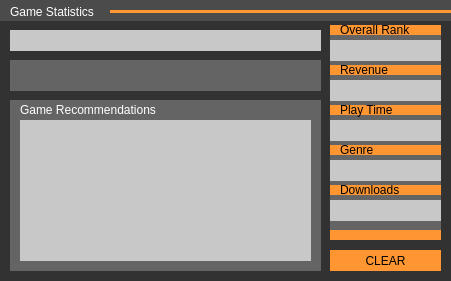
    <widget class="QGroupBox" name="StatGroup">
     <property name="geometry">
      <rect>
       <x>700</x>
       <y>80</y>
       <width>451</width>
       <height>281</height>
      </rect>
     </property>
     <property name="styleSheet">
      <string notr="true">font: 10pt &quot;Lucida Sans&quot;;
background-color: rgb(50, 50, 50);
border: 0px </string>
     </property>
     <property name="title">
      <string>Businesses</string>
     </property>
     <widget class="Line" name="line_3">
      <property name="geometry">
       <rect>
        <x>90</x>
        <y>10</y>
        <width>118</width>
        <height>3</height>
       </rect>
      </property>
      <property name="orientation">
       <enum>Qt::Horizontal</enum>
      </property>
     </widget>
     <widget class="QGraphicsView" name="graphicsView_7">
      <property name="geometry">
       <rect>
        <x>-10</x>
        <y>-10</y>
        <width>691</width>
        <height>31</height>
       </rect>
      </property>
      <property name="palette">
       <palette>
        <active>
         <colorrole role="Button">
          <brush brushstyle="SolidPattern">
           <color alpha="255">
            <red>75</red>
            <green>75</green>
            <blue>75</blue>
           </color>
          </brush>
         </colorrole>
         <colorrole role="Base">
          <brush brushstyle="SolidPattern">
           <color alpha="255">
            <red>75</red>
            <green>75</green>
            <blue>75</blue>
           </color>
          </brush>
         </colorrole>
         <colorrole role="Window">
          <brush brushstyle="SolidPattern">
           <color alpha="255">
            <red>75</red>
            <green>75</green>
            <blue>75</blue>
           </color>
          </brush>
         </colorrole>
        </active>
        <inactive>
         <colorrole role="Button">
          <brush brushstyle="SolidPattern">
           <color alpha="255">
            <red>75</red>
            <green>75</green>
            <blue>75</blue>
           </color>
          </brush>
         </colorrole>
         <colorrole role="Base">
          <brush brushstyle="SolidPattern">
           <color alpha="255">
            <red>75</red>
            <green>75</green>
            <blue>75</blue>
           </color>
          </brush>
         </colorrole>
         <colorrole role="Window">
          <brush brushstyle="SolidPattern">
           <color alpha="255">
            <red>75</red>
            <green>75</green>
            <blue>75</blue>
           </color>
          </brush>
         </colorrole>
        </inactive>
        <disabled>
         <colorrole role="Button">
          <brush brushstyle="SolidPattern">
           <color alpha="255">
            <red>75</red>
            <green>75</green>
            <blue>75</blue>
           </color>
          </brush>
         </colorrole>
         <colorrole role="Base">
          <brush brushstyle="SolidPattern">
           <color alpha="255">
            <red>75</red>
            <green>75</green>
            <blue>75</blue>
           </color>
          </brush>
         </colorrole>
         <colorrole role="Window">
          <brush brushstyle="SolidPattern">
           <color alpha="255">
            <red>75</red>
            <green>75</green>
            <blue>75</blue>
           </color>
          </brush>
         </colorrole>
        </disabled>
       </palette>
      </property>
      <property name="styleSheet">
       <string notr="true">background-color: rgb(75, 75, 75);</string>
      </property>
      <property name="interactive">
       <bool>false</bool>
      </property>
     </widget>
     <widget class="QLabel" name="label_10">
      <property name="geometry">
       <rect>
        <x>10</x>
        <y>2</y>
        <width>121</width>
        <height>21</height>
       </rect>
      </property>
      <property name="styleSheet">
       <string notr="true">font: 63 10pt &quot;Lucida Sans&quot;;
background-color: rgb(0, 0, 0, 0);</string>
      </property>
      <property name="text">
       <string>&lt;html&gt;&lt;head/&gt;&lt;body&gt;&lt;p&gt;&lt;span style=&quot; color:#ffffff;&quot;&gt;Game Statistics&lt;/span&gt;&lt;/p&gt;&lt;/body&gt;&lt;/html&gt;</string>
      </property>
     </widget>
     <widget class="QGraphicsView" name="graphicsView_10">
      <property name="geometry">
       <rect>
        <x>10</x>
        <y>100</y>
        <width>311</width>
        <height>171</height>
       </rect>
      </property>
      <property name="palette">
       <palette>
        <active>
         <colorrole role="Button">
          <brush brushstyle="SolidPattern">
           <color alpha="255">
            <red>100</red>
            <green>100</green>
            <blue>100</blue>
           </color>
          </brush>
         </colorrole>
         <colorrole role="Base">
          <brush brushstyle="SolidPattern">
           <color alpha="255">
            <red>100</red>
            <green>100</green>
            <blue>100</blue>
           </color>
          </brush>
         </colorrole>
         <colorrole role="Window">
          <brush brushstyle="SolidPattern">
           <color alpha="255">
            <red>100</red>
            <green>100</green>
            <blue>100</blue>
           </color>
          </brush>
         </colorrole>
        </active>
        <inactive>
         <colorrole role="Button">
          <brush brushstyle="SolidPattern">
           <color alpha="255">
            <red>100</red>
            <green>100</green>
            <blue>100</blue>
           </color>
          </brush>
         </colorrole>
         <colorrole role="Base">
          <brush brushstyle="SolidPattern">
           <color alpha="255">
            <red>100</red>
            <green>100</green>
            <blue>100</blue>
           </color>
          </brush>
         </colorrole>
         <colorrole role="Window">
          <brush brushstyle="SolidPattern">
           <color alpha="255">
            <red>100</red>
            <green>100</green>
            <blue>100</blue>
           </color>
          </brush>
         </colorrole>
        </inactive>
        <disabled>
         <colorrole role="Button">
          <brush brushstyle="SolidPattern">
           <color alpha="255">
            <red>100</red>
            <green>100</green>
            <blue>100</blue>
           </color>
          </brush>
         </colorrole>
         <colorrole role="Base">
          <brush brushstyle="SolidPattern">
           <color alpha="255">
            <red>100</red>
            <green>100</green>
            <blue>100</blue>
           </color>
          </brush>
         </colorrole>
         <colorrole role="Window">
          <brush brushstyle="SolidPattern">
           <color alpha="255">
            <red>100</red>
            <green>100</green>
            <blue>100</blue>
           </color>
          </brush>
         </colorrole>
        </disabled>
       </palette>
      </property>
      <property name="styleSheet">
       <string notr="true">background-color: rgb(100, 100, 100);</string>
      </property>
      <property name="interactive">
       <bool>false</bool>
      </property>
     </widget>
     <widget class="QLabel" name="label_13">
      <property name="geometry">
       <rect>
        <x>20</x>
        <y>95</y>
        <width>161</width>
        <height>31</height>
       </rect>
      </property>
      <property name="styleSheet">
       <string notr="true">font: 8pt &quot;Lucida Sans&quot;;
background-color: rgb(0, 0, 0, 0);</string>
      </property>
      <property name="text">
       <string>&lt;html&gt;&lt;head/&gt;&lt;body&gt;&lt;p&gt;&lt;span style=&quot; color:#ffffff;&quot;&gt;Game Recommendations&lt;/span&gt;&lt;/p&gt;&lt;/body&gt;&lt;/html&gt;</string>
      </property>
     </widget>
     <widget class="QListWidget" name="revList">
      <property name="geometry">
       <rect>
        <x>330</x>
        <y>80</y>
        <width>111</width>
        <height>21</height>
       </rect>
      </property>
      <property name="styleSheet">
       <string notr="true">background-color: rgb(200, 200, 200);
font: 10pt &quot;Lucida Sans&quot;;</string>
      </property>
      <property name="verticalScrollBarPolicy">
       <enum>Qt::ScrollBarAlwaysOff</enum>
      </property>
      <property name="horizontalScrollBarPolicy">
       <enum>Qt::ScrollBarAlwaysOff</enum>
      </property>
      <property name="autoScroll">
       <bool>false</bool>
      </property>
     </widget>
     <widget class="QGraphicsView" name="graphicsView_13">
      <property name="geometry">
       <rect>
        <x>330</x>
        <y>30</y>
        <width>111</width>
        <height>201</height>
       </rect>
      </property>
      <property name="palette">
       <palette>
        <active>
         <colorrole role="Button">
          <brush brushstyle="SolidPattern">
           <color alpha="255">
            <red>100</red>
            <green>100</green>
            <blue>100</blue>
           </color>
          </brush>
         </colorrole>
         <colorrole role="Base">
          <brush brushstyle="SolidPattern">
           <color alpha="255">
            <red>100</red>
            <green>100</green>
            <blue>100</blue>
           </color>
          </brush>
         </colorrole>
         <colorrole role="Window">
          <brush brushstyle="SolidPattern">
           <color alpha="255">
            <red>100</red>
            <green>100</green>
            <blue>100</blue>
           </color>
          </brush>
         </colorrole>
        </active>
        <inactive>
         <colorrole role="Button">
          <brush brushstyle="SolidPattern">
           <color alpha="255">
            <red>100</red>
            <green>100</green>
            <blue>100</blue>
           </color>
          </brush>
         </colorrole>
         <colorrole role="Base">
          <brush brushstyle="SolidPattern">
           <color alpha="255">
            <red>100</red>
            <green>100</green>
            <blue>100</blue>
           </color>
          </brush>
         </colorrole>
         <colorrole role="Window">
          <brush brushstyle="SolidPattern">
           <color alpha="255">
            <red>100</red>
            <green>100</green>
            <blue>100</blue>
           </color>
          </brush>
         </colorrole>
        </inactive>
        <disabled>
         <colorrole role="Button">
          <brush brushstyle="SolidPattern">
           <color alpha="255">
            <red>100</red>
            <green>100</green>
            <blue>100</blue>
           </color>
          </brush>
         </colorrole>
         <colorrole role="Base">
          <brush brushstyle="SolidPattern">
           <color alpha="255">
            <red>100</red>
            <green>100</green>
            <blue>100</blue>
           </color>
          </brush>
         </colorrole>
         <colorrole role="Window">
          <brush brushstyle="SolidPattern">
           <color alpha="255">
            <red>100</red>
            <green>100</green>
            <blue>100</blue>
           </color>
          </brush>
         </colorrole>
        </disabled>
       </palette>
      </property>
      <property name="styleSheet">
       <string notr="true">background-color: rgb(100, 100, 100);</string>
      </property>
      <property name="interactive">
       <bool>false</bool>
      </property>
     </widget>
     <widget class="QListWidget" name="playList">
      <property name="geometry">
       <rect>
        <x>330</x>
        <y>120</y>
        <width>111</width>
        <height>21</height>
       </rect>
      </property>
      <property name="styleSheet">
       <string notr="true">background-color: rgb(200, 200, 200);
font: 10pt &quot;Lucida Sans&quot;;</string>
      </property>
      <property name="verticalScrollBarPolicy">
       <enum>Qt::ScrollBarAlwaysOff</enum>
      </property>
      <property name="horizontalScrollBarPolicy">
       <enum>Qt::ScrollBarAlwaysOff</enum>
      </property>
      <property name="autoScroll">
       <bool>false</bool>
      </property>
     </widget>
     <widget class="QLabel" name="label_20">
      <property name="geometry">
       <rect>
        <x>340</x>
        <y>135</y>
        <width>71</width>
        <height>31</height>
       </rect>
      </property>
      <property name="styleSheet">
       <string notr="true">font: 8pt &quot;Lucida Sans&quot;;
background-color: rgb(0, 0, 0, 0);</string>
      </property>
      <property name="text">
       <string>&lt;html&gt;&lt;head/&gt;&lt;body&gt;&lt;p&gt;&lt;span style=&quot; color:#000000;&quot;&gt;Genre&lt;/span&gt;&lt;/p&gt;&lt;/body&gt;&lt;/html&gt;</string>
      </property>
     </widget>
     <widget class="Line" name="line_28">
      <property name="geometry">
       <rect>
        <x>330</x>
        <y>105</y>
        <width>111</width>
        <height>10</height>
       </rect>
      </property>
      <property name="maximumSize">
       <size>
        <width>16777215</width>
        <height>10</height>
       </size>
      </property>
      <property name="styleSheet">
       <string notr="true">background-color: rgb(255, 150, 50);</string>
      </property>
      <property name="orientation">
       <enum>Qt::Horizontal</enum>
      </property>
     </widget>
     <widget class="QPushButton" name="applyButton">
      <property name="geometry">
       <rect>
        <x>330</x>
        <y>250</y>
        <width>111</width>
        <height>21</height>
       </rect>
      </property>
      <property name="palette">
       <palette>
        <active>
         <colorrole role="Button">
          <brush brushstyle="SolidPattern">
           <color alpha="255">
            <red>255</red>
            <green>150</green>
            <blue>50</blue>
           </color>
          </brush>
         </colorrole>
         <colorrole role="Base">
          <brush brushstyle="SolidPattern">
           <color alpha="255">
            <red>255</red>
            <green>150</green>
            <blue>50</blue>
           </color>
          </brush>
         </colorrole>
         <colorrole role="Window">
          <brush brushstyle="SolidPattern">
           <color alpha="255">
            <red>255</red>
            <green>150</green>
            <blue>50</blue>
           </color>
          </brush>
         </colorrole>
        </active>
        <inactive>
         <colorrole role="Button">
          <brush brushstyle="SolidPattern">
           <color alpha="255">
            <red>255</red>
            <green>150</green>
            <blue>50</blue>
           </color>
          </brush>
         </colorrole>
         <colorrole role="Base">
          <brush brushstyle="SolidPattern">
           <color alpha="255">
            <red>255</red>
            <green>150</green>
            <blue>50</blue>
           </color>
          </brush>
         </colorrole>
         <colorrole role="Window">
          <brush brushstyle="SolidPattern">
           <color alpha="255">
            <red>255</red>
            <green>150</green>
            <blue>50</blue>
           </color>
          </brush>
         </colorrole>
        </inactive>
        <disabled>
         <colorrole role="Button">
          <brush brushstyle="SolidPattern">
           <color alpha="255">
            <red>255</red>
            <green>150</green>
            <blue>50</blue>
           </color>
          </brush>
         </colorrole>
         <colorrole role="Base">
          <brush brushstyle="SolidPattern">
           <color alpha="255">
            <red>255</red>
            <green>150</green>
            <blue>50</blue>
           </color>
          </brush>
         </colorrole>
         <colorrole role="Window">
          <brush brushstyle="SolidPattern">
           <color alpha="255">
            <red>255</red>
            <green>150</green>
            <blue>50</blue>
           </color>
          </brush>
         </colorrole>
        </disabled>
       </palette>
      </property>
      <property name="styleSheet">
       <string notr="true">background-color: rgb(255, 150, 50);
font: 63 8pt &quot;Lucida Sans&quot;;</string>
      </property>
      <property name="text">
       <string>CLEAR</string>
      </property>
      <property name="checkable">
       <bool>false</bool>
      </property>
      <property name="default">
       <bool>false</bool>
      </property>
      <property name="flat">
       <bool>false</bool>
      </property>
     </widget>
     <widget class="Line" name="line_5">
      <property name="geometry">
       <rect>
        <x>110</x>
        <y>10</y>
        <width>401</width>
        <height>3</height>
       </rect>
      </property>
      <property name="minimumSize">
       <size>
        <width>0</width>
        <height>3</height>
       </size>
      </property>
      <property name="maximumSize">
       <size>
        <width>16777215</width>
        <height>3</height>
       </size>
      </property>
      <property name="styleSheet">
       <string notr="true">background-color: rgb(255, 150, 50)</string>
      </property>
      <property name="orientation">
       <enum>Qt::Horizontal</enum>
      </property>
     </widget>
     <widget class="Line" name="line_29">
      <property name="geometry">
       <rect>
        <x>330</x>
        <y>145</y>
        <width>111</width>
        <height>10</height>
       </rect>
      </property>
      <property name="maximumSize">
       <size>
        <width>16777215</width>
        <height>10</height>
       </size>
      </property>
      <property name="styleSheet">
       <string notr="true">background-color: rgb(255, 150, 50);</string>
      </property>
      <property name="orientation">
       <enum>Qt::Horizontal</enum>
      </property>
     </widget>
     <widget class="QListWidget" name="genList">
      <property name="geometry">
       <rect>
        <x>330</x>
        <y>160</y>
        <width>111</width>
        <height>21</height>
       </rect>
      </property>
      <property name="styleSheet">
       <string notr="true">background-color: rgb(200, 200, 200);
font: 10pt &quot;Lucida Sans&quot;;</string>
      </property>
      <property name="verticalScrollBarPolicy">
       <enum>Qt::ScrollBarAlwaysOff</enum>
      </property>
      <property name="horizontalScrollBarPolicy">
       <enum>Qt::ScrollBarAlwaysOff</enum>
      </property>
      <property name="autoScroll">
       <bool>false</bool>
      </property>
     </widget>
     <widget class="Line" name="line_32">
      <property name="geometry">
       <rect>
        <x>330</x>
        <y>65</y>
        <width>111</width>
        <height>10</height>
       </rect>
      </property>
      <property name="maximumSize">
       <size>
        <width>16777215</width>
        <height>10</height>
       </size>
      </property>
      <property name="styleSheet">
       <string notr="true">background-color: rgb(255, 150, 50);</string>
      </property>
      <property name="orientation">
       <enum>Qt::Horizontal</enum>
      </property>
     </widget>
     <widget class="QLabel" name="label_26">
      <property name="geometry">
       <rect>
        <x>340</x>
        <y>175</y>
        <width>71</width>
        <height>31</height>
       </rect>
      </property>
      <property name="styleSheet">
       <string notr="true">font: 8pt &quot;Lucida Sans&quot;;
background-color: rgb(0, 0, 0, 0);</string>
      </property>
      <property name="text">
       <string>&lt;html&gt;&lt;head/&gt;&lt;body&gt;&lt;p&gt;&lt;span style=&quot; color:#000000;&quot;&gt;Downloads&lt;/span&gt;&lt;/p&gt;&lt;/body&gt;&lt;/html&gt;</string>
      </property>
     </widget>
     <widget class="QLabel" name="label_27">
      <property name="geometry">
       <rect>
        <x>340</x>
        <y>55</y>
        <width>71</width>
        <height>31</height>
       </rect>
      </property>
      <property name="styleSheet">
       <string notr="true">font: 8pt &quot;Lucida Sans&quot;;
background-color: rgb(0, 0, 0, 0);</string>
      </property>
      <property name="text">
       <string>&lt;html&gt;&lt;head/&gt;&lt;body&gt;&lt;p&gt;&lt;span style=&quot; color:#000000;&quot;&gt;Revenue&lt;/span&gt;&lt;/p&gt;&lt;/body&gt;&lt;/html&gt;</string>
      </property>
     </widget>
     <widget class="QListWidget" name="titleList">
      <property name="geometry">
       <rect>
        <x>10</x>
        <y>30</y>
        <width>311</width>
        <height>21</height>
       </rect>
      </property>
      <property name="styleSheet">
       <string notr="true">background-color: rgb(200, 200, 200);
font: 10pt &quot;Lucida Sans&quot;;</string>
      </property>
      <property name="verticalScrollBarPolicy">
       <enum>Qt::ScrollBarAlwaysOff</enum>
      </property>
      <property name="horizontalScrollBarPolicy">
       <enum>Qt::ScrollBarAlwaysOff</enum>
      </property>
      <property name="autoScroll">
       <bool>false</bool>
      </property>
     </widget>
     <widget class="Line" name="line_33">
      <property name="geometry">
       <rect>
        <x>330</x>
        <y>185</y>
        <width>111</width>
        <height>10</height>
       </rect>
      </property>
      <property name="maximumSize">
       <size>
        <width>16777215</width>
        <height>10</height>
       </size>
      </property>
      <property name="styleSheet">
       <string notr="true">background-color: rgb(255, 150, 50);</string>
      </property>
      <property name="orientation">
       <enum>Qt::Horizontal</enum>
      </property>
     </widget>
     <widget class="QListWidget" name="downList">
      <property name="geometry">
       <rect>
        <x>330</x>
        <y>200</y>
        <width>111</width>
        <height>21</height>
       </rect>
      </property>
      <property name="styleSheet">
       <string notr="true">background-color: rgb(200, 200, 200);
font: 10pt &quot;Lucida Sans&quot;;</string>
      </property>
      <property name="verticalScrollBarPolicy">
       <enum>Qt::ScrollBarAlwaysOff</enum>
      </property>
      <property name="horizontalScrollBarPolicy">
       <enum>Qt::ScrollBarAlwaysOff</enum>
      </property>
      <property name="autoScroll">
       <bool>false</bool>
      </property>
     </widget>
     <widget class="Line" name="line_35">
      <property name="geometry">
       <rect>
        <x>330</x>
        <y>230</y>
        <width>111</width>
        <height>10</height>
       </rect>
      </property>
      <property name="maximumSize">
       <size>
        <width>16777215</width>
        <height>10</height>
       </size>
      </property>
      <property name="styleSheet">
       <string notr="true">background-color: rgb(255, 150, 50);</string>
      </property>
      <property name="orientation">
       <enum>Qt::Horizontal</enum>
      </property>
     </widget>
     <widget class="QLabel" name="label_28">
      <property name="geometry">
       <rect>
        <x>340</x>
        <y>95</y>
        <width>71</width>
        <height>31</height>
       </rect>
      </property>
      <property name="styleSheet">
       <string notr="true">font: 8pt &quot;Lucida Sans&quot;;
background-color: rgb(0, 0, 0, 0);</string>
      </property>
      <property name="text">
       <string>&lt;html&gt;&lt;head/&gt;&lt;body&gt;&lt;p&gt;&lt;span style=&quot; color:#000000;&quot;&gt;Play Time&lt;/span&gt;&lt;/p&gt;&lt;/body&gt;&lt;/html&gt;</string>
      </property>
     </widget>
     <widget class="Line" name="line_34">
      <property name="geometry">
       <rect>
        <x>330</x>
        <y>25</y>
        <width>111</width>
        <height>10</height>
       </rect>
      </property>
      <property name="maximumSize">
       <size>
        <width>16777215</width>
        <height>10</height>
       </size>
      </property>
      <property name="styleSheet">
       <string notr="true">background-color: rgb(255, 150, 50);</string>
      </property>
      <property name="orientation">
       <enum>Qt::Horizontal</enum>
      </property>
     </widget>
     <widget class="QListWidget" name="rankList">
      <property name="geometry">
       <rect>
        <x>330</x>
        <y>40</y>
        <width>111</width>
        <height>21</height>
       </rect>
      </property>
      <property name="font">
       <font>
        <family>Lucida Sans</family>
        <pointsize>10</pointsize>
        <weight>50</weight>
        <italic>false</italic>
        <bold>false</bold>
       </font>
      </property>
      <property name="styleSheet">
       <string notr="true">background-color: rgb(200, 200, 200);
font: 10pt &quot;Lucida Sans&quot;;</string>
      </property>
      <property name="verticalScrollBarPolicy">
       <enum>Qt::ScrollBarAlwaysOff</enum>
      </property>
      <property name="horizontalScrollBarPolicy">
       <enum>Qt::ScrollBarAlwaysOff</enum>
      </property>
      <property name="autoScroll">
       <bool>false</bool>
      </property>
     </widget>
     <widget class="QLabel" name="label_29">
      <property name="geometry">
       <rect>
        <x>340</x>
        <y>15</y>
        <width>71</width>
        <height>31</height>
       </rect>
      </property>
      <property name="styleSheet">
       <string notr="true">font: 8pt &quot;Lucida Sans&quot;;
background-color: rgb(0, 0, 0, 0);</string>
      </property>
      <property name="text">
       <string>&lt;html&gt;&lt;head/&gt;&lt;body&gt;&lt;p&gt;&lt;span style=&quot; color:#000000;&quot;&gt;Overall Rank&lt;/span&gt;&lt;/p&gt;&lt;/body&gt;&lt;/html&gt;</string>
      </property>
     </widget>
     <widget class="QListWidget" name="statList">
      <property name="geometry">
       <rect>
        <x>10</x>
        <y>60</y>
        <width>311</width>
        <height>31</height>
       </rect>
      </property>
      <property name="styleSheet">
       <string notr="true">background-color: rgb(100, 100, 100);
color: white;
font: 8pt &quot;Lucida Sans&quot;;</string>
      </property>
      <property name="verticalScrollBarPolicy">
       <enum>Qt::ScrollBarAlwaysOff</enum>
      </property>
      <property name="horizontalScrollBarPolicy">
       <enum>Qt::ScrollBarAlwaysOff</enum>
      </property>
      <property name="autoScroll">
       <bool>false</bool>
      </property>
     </widget>
     <widget class="QListWidget" name="topCat">
      <property name="geometry">
       <rect>
        <x>20</x>
        <y>120</y>
        <width>291</width>
        <height>141</height>
       </rect>
      </property>
      <property name="styleSheet">
       <string notr="true">background-color: rgb(200, 200, 200);
font: 10pt &quot;Lucida Sans&quot;;</string>
      </property>
     </widget>
     <zorder>graphicsView_13</zorder>
     <zorder>line_3</zorder>
     <zorder>graphicsView_7</zorder>
     <zorder>label_10</zorder>
     <zorder>graphicsView_10</zorder>
     <zorder>label_13</zorder>
     <zorder>revList</zorder>
     <zorder>playList</zorder>
     <zorder>applyButton</zorder>
     <zorder>line_5</zorder>
     <zorder>line_29</zorder>
     <zorder>genList</zorder>
     <zorder>line_32</zorder>
     <zorder>label_20</zorder>
     <zorder>line_28</zorder>
     <zorder>label_27</zorder>
     <zorder>titleList</zorder>
     <zorder>line_33</zorder>
     <zorder>downList</zorder>
     <zorder>label_26</zorder>
     <zorder>line_35</zorder>
     <zorder>label_28</zorder>
     <zorder>line_34</zorder>
     <zorder>rankList</zorder>
     <zorder>label_29</zorder>
     <zorder>statList</zorder>
     <zorder>topCat</zorder>
    </widget>
